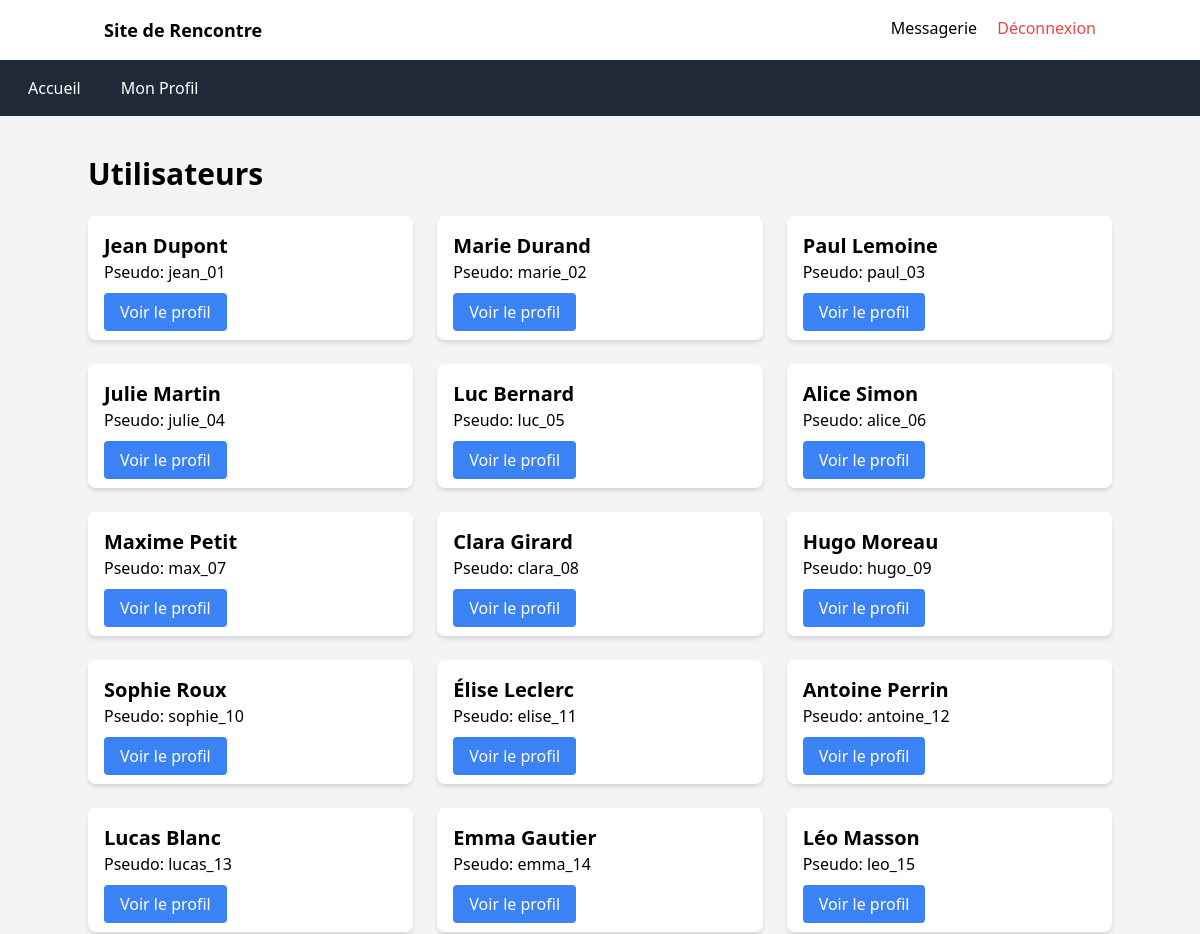
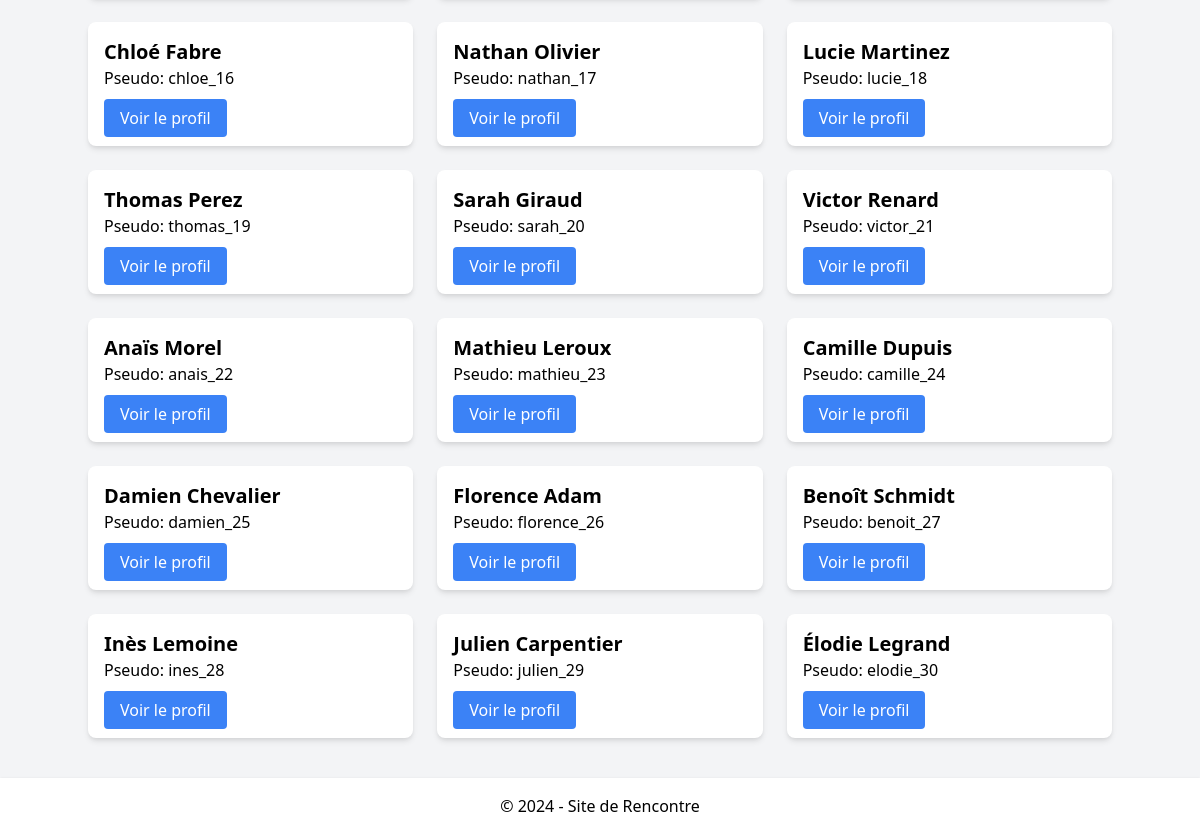
Screenshot of /index.php (signed in) with the database file from the repository (2 pictures, top to bottom).
### tables this page shows
CREATE TABLE utilisateurs (
    id INT AUTO_INCREMENT PRIMARY KEY,
    nom VARCHAR(50) NOT NULL,
    prenom VARCHAR(50) NOT NULL,
    pseudo VARCHAR(50) NOT NULL UNIQUE,
    email VARCHAR(100) NOT NULL UNIQUE,
    mot_de_passe VARCHAR(255) NOT NULL,
    age INT NOT NULL,
    genre ENUM('Homme', 'Femme', 'Autre') NOT NULL,
    preference ENUM('Homme', 'Femme', 'Autre', 'Tous') NOT NULL,
    bio TEXT,
    localisation VARCHAR(100),
    date_inscription TIMESTAMP DEFAULT CURRENT_TIMESTAMP
);

### index.php (the view, shortened to what this page needs)
<?php
include 'includes/db.php';
$stmt = $pdo->query("SELECT id, nom, prenom, pseudo FROM utilisateurs");
$utilisateurs = $stmt->fetchAll();
?>
<?php include 'includes/header.php'; ?>
<div class="container mx-auto mt-10">
    <h1 class="text-3xl font-bold">Utilisateurs</h1>
    <div class="mt-6 grid grid-cols-1 md:grid-cols-2 lg:grid-cols-3 gap-6">
        <?php foreach ($utilisateurs as $user): ?>
            <div class="bg-white p-4 rounded-lg shadow-md flex flex-col">
                <h2 class="text-xl font-semibold"><?= htmlspecialchars($user['prenom'] . ' ' . $user['nom']) ?></h2>
                <p class="mb-4">Pseudo: <?= htmlspecialchars($user['pseudo']) ?></p>
                <div class="mt-auto">
                <a href="profil.php?id=<?= $user['id'] ?>" class="bg-blue-500 text-white py-2 px-4 rounded hover:bg-blue-700 w-full text-center">Voir le profil</a>
                </div>
            </div>
        <?php endforeach; ?>
    </div>
</div>
<?php include 'includes/footer.php'; ?>

### includes/header.php (shortened to what this page needs)
<!DOCTYPE html>
<html lang="fr">
<head>
    <link href="https://cdn.jsdelivr.net/npm/tailwindcss@2.2.19/dist/tailwind.min.css" rel="stylesheet">
</head>
<body class="bg-gray-100">
<nav class="bg-white shadow">
    <div class="container mx-auto p-4 flex justify-between">
        <a href="index.php" class="text-lg font-semibold">Site de Rencontre</a>
        <div>
            <?php if (isset($_SESSION['user_id'])): ?>
                <a href="messagerie.php" class="mr-4">Messagerie</a>
                <a href="logout.php" class="text-red-500">Déconnexion</a>
            <?php else: ?>
                <a href="connexion.php" class="mr-4">Connexion</a>
                <a href="inscription.php" class="text-blue-500">Inscription</a>
            <?php endif; ?>
        </div>
    </div>
</nav>
<? include "menu.php" ?>

### includes/menu.php
<?php if(isset($_SESSION['user_id'])){ ?>
    <nav class="bg-gray-800 p-4">
    <ul class="flex space-x-4">
        <li><a href="index.php" class="text-white hover:bg-gray-700 px-3 py-2 rounded">Accueil</a></li>
        <li><a href="profil.php?id=<?= $_SESSION['user_id'] ?>" class="text-white hover:bg-gray-700 px-3 py-2 rounded">Mon Profil</a></li>
    </ul>
</nav>
<? } ?>

### includes/footer.php
<footer class="bg-white mt-10 p-4 text-center shadow">
    <p>&copy; 2024 - Site de Rencontre</p>
</footer>
</body>
</html>

### rows the page displays
utilisateurs: prenom+nom "Jean Dupont", pseudo "jean_01"
utilisateurs: prenom+nom "Marie Durand", pseudo "marie_02"
utilisateurs: prenom+nom "Paul Lemoine", pseudo "paul_03"
utilisateurs: prenom+nom "Julie Martin", pseudo "julie_04"
utilisateurs: prenom+nom "Luc Bernard", pseudo "luc_05"
utilisateurs: prenom+nom "Alice Simon", pseudo "alice_06"
utilisateurs: prenom+nom "Maxime Petit", pseudo "max_07"
utilisateurs: prenom+nom "Clara Girard", pseudo "clara_08"
utilisateurs: prenom+nom "Hugo Moreau", pseudo "hugo_09"
utilisateurs: prenom+nom "Sophie Roux", pseudo "sophie_10"
utilisateurs: prenom+nom "Élise Leclerc", pseudo "elise_11"
utilisateurs: prenom+nom "Antoine Perrin", pseudo "antoine_12"
utilisateurs: prenom+nom "Lucas Blanc", pseudo "lucas_13"
utilisateurs: prenom+nom "Emma Gautier", pseudo "emma_14"
utilisateurs: prenom+nom "Léo Masson", pseudo "leo_15"
utilisateurs: prenom+nom "Chloé Fabre", pseudo "chloe_16"
utilisateurs: prenom+nom "Nathan Olivier", pseudo "nathan_17"
utilisateurs: prenom+nom "Lucie Martinez", pseudo "lucie_18"
utilisateurs: prenom+nom "Thomas Perez", pseudo "thomas_19"
utilisateurs: prenom+nom "Sarah Giraud", pseudo "sarah_20"
utilisateurs: prenom+nom "Victor Renard", pseudo "victor_21"
utilisateurs: prenom+nom "Anaïs Morel", pseudo "anais_22"
utilisateurs: prenom+nom "Mathieu Leroux", pseudo "mathieu_23"
utilisateurs: prenom+nom "Camille Dupuis", pseudo "camille_24"
utilisateurs: prenom+nom "Damien Chevalier", pseudo "damien_25"
utilisateurs: prenom+nom "Florence Adam", pseudo "florence_26"
utilisateurs: prenom+nom "Benoît Schmidt", pseudo "benoit_27"
utilisateurs: prenom+nom "Inès Lemoine", pseudo "ines_28"
utilisateurs: prenom+nom "Julien Carpentier", pseudo "julien_29"
utilisateurs: prenom+nom "Élodie Legrand", pseudo "elodie_30"
